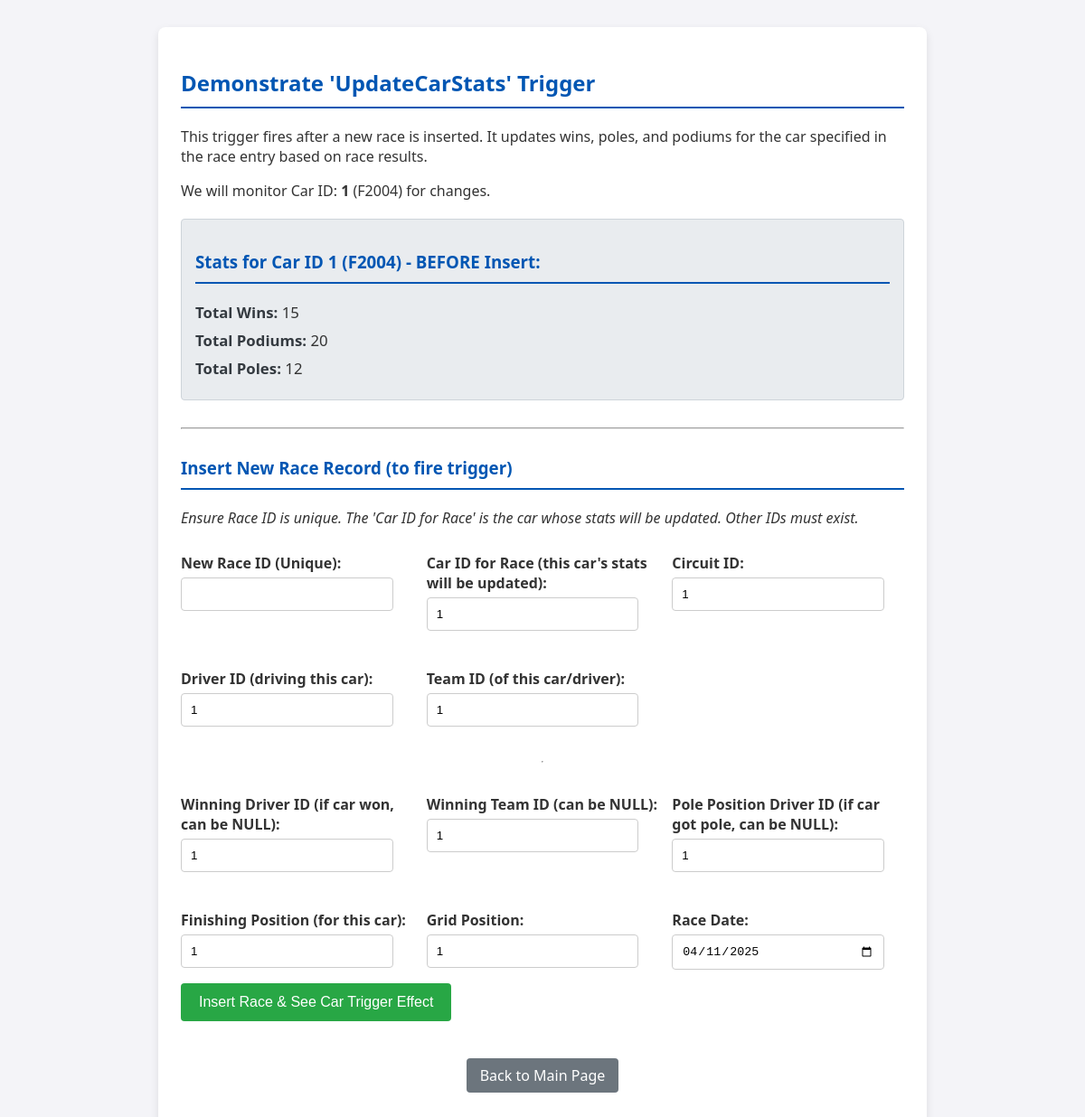
The app's page /f1_project/user/trigger_update_car_stats.php with its own data.
### tables this page shows
CREATE TABLE Car (
    car_id INT PRIMARY KEY,
    car_name CHAR(255) NOT NULL,
    engine_supplier CHAR(100) NOT NULL,
    season INT NOT NULL,
    wins INT DEFAULT 0,
    poles INT DEFAULT 0,
    podiums INT DEFAULT 0
);

### f1_project/user/trigger_update_car_stats.php (the view, shortened to what this page needs)
<?php
$servername = "localhost";
$username = "root";
$password = "";
$dbname = "F1_db";
$conn = new mysqli($servername, $username, $password, $dbname);
function getCarStats($conn_obj, $carId) {
    $stmt = $conn_obj->prepare("SELECT car_name, wins, podiums, poles FROM Car WHERE car_id = ?");
    $stmt->bind_param("i", $carId);
    $stmt->execute();
    $result = $stmt->get_result();
    if ($result->num_rows > 0) {
        $stats = $result->fetch_assoc();
    } else {
        $stats = null;
    }
    return $stats;
}
$car_id_to_watch = 1;
$car_stats_before = getCarStats($conn, $car_id_to_watch);
?>
<!DOCTYPE html>
<html lang="en">
<head>
</head>
<body>
    <div class="container">
        <h2>Demonstrate 'UpdateCarStats' Trigger</h2>
        <p>This trigger fires after a new race is inserted. It updates wins, poles, and podiums for the car specified in the race entry based on race results.</p>
        <p>We will monitor Car ID: <strong><?php echo htmlspecialchars($car_id_to_watch); ?></strong> (<?php echo htmlspecialchars($car_stats_before['car_name'] ?? 'Car not found or error'); ?>) for changes.</p>
        <?php if ($car_stats_before && !is_string($car_stats_before)): ?>
            <div class="stats-box">
                <h3>Stats for Car ID <?php echo htmlspecialchars($car_id_to_watch); ?> (<?php echo htmlspecialchars($car_stats_before['car_name']); ?>) - BEFORE Insert:</h3>
                <p><strong>Total Wins:</strong> <?php echo htmlspecialchars($car_stats_before['wins']); ?></p>
                <p><strong>Total Podiums:</strong> <?php echo htmlspecialchars($car_stats_before['podiums']); ?></p>
                <p><strong>Total Poles:</strong> <?php echo htmlspecialchars($car_stats_before['poles']); ?></p>
            </div>
        <?php endif; ?>
        <hr style="margin: 30px 0;">
        <h3>Insert New Race Record (to fire trigger)</h3>
        <form action="trigger_update_car_stats.php" method="POST">
            <p><em>Ensure Race ID is unique. The 'Car ID for Race' is the car whose stats will be updated. Other IDs must exist.</em></p>
            <div class="form-grid">
                <div>
                    <label for="race_id">New Race ID (Unique):</label>
                    <input type="number" id="race_id" name="race_id" required>
                </div>
                <div>
                    <label for="car_id_for_race">Car ID for Race (this car's stats will be updated):</label>
                    <input type="number" id="car_id_for_race" name="car_id_for_race" value="<?php echo $car_id_to_watch; ?>" required>
                </div>
                 <div>
                    <label for="circuit_id">Circuit ID:</label>
                    <input type="number" id="circuit_id" name="circuit_id" value="1" required>
                </div>
                <div>
                    <label for="driver_id">Driver ID (driving this car):</label>
                    <input type="number" id="driver_id" name="driver_id" value="1" required>
                </div>
                <div>
                    <label for="team_id">Team ID (of this car/driver):</label>
                    <input type="number" id="team_id" name="team_id" value="1" required>
                </div>
                <hr style="grid-column: 1 / -1;">
                <div>
                    <label for="winning_driver_id">Winning Driver ID (if car won, can be NULL):</label>
                    <input type="number" id="winning_driver_id" name="winning_driver_id" value="1">
                </div>
                 <div>
                    <label for="winning_team_id">Winning Team ID (can be NULL):</label>
                    <input type="number" id="winning_team_id" name="winning_team_id" value="1">
                </div>
                <div>
                    <label for="pole_position_driver_id">Pole Position Driver ID (if car got pole, can be NULL):</label>
                    <input type="number" id="pole_position_driver_id" name="pole_position_driver_id" value="1">
                </div>
                <div>
                    <label for="finishing_position">Finishing Position (for this car):</label>
                    <input type="number" id="finishing_position" name="finishing_position" value="1" min="1" required>
                </div>
                <div>
                    <label for="grid_position">Grid Position:</label>
                    <input type="number" id="grid_position" name="grid_position" value="1" min="1" required>
                </div>
                <div>
                    <label for="race_date">Race Date:</label>
                    <input type="date" id="race_date" name="race_date" value="<?php echo date('Y-m-d'); ?>" required>
                </div>
            </div>
            <button type="submit">Insert Race & See Car Trigger Effect</button>
        </form>
        <p style="text-align: center;">
            <a href="index.php" class="back-link">Back to Main Page</a>
        </p>
    </div>
</body>
</html>

### f1_project/user/trigger_update_car_stats.php (style rules this page uses)
body { font-family: 'Segoe UI', Tahoma, Geneva, Verdana, sans-serif; margin: 20px; background-color: #f4f4f8; color: #333; }
.container { background-color: #fff; padding: 25px; border-radius: 8px; box-shadow: 0 4px 10px rgba(0,0,0,0.1); max-width: 800px; margin: 30px auto; }
h2, h3 { color: #0056b3; border-bottom: 2px solid #0056b3; padding-bottom: 10px; margin-bottom: 20px; }
label { display: block; margin-top: 12px; margin-bottom: 5px; font-weight: bold; }
input[type="number"], input[type="date"] { width: calc(100% - 22px); padding: 10px; margin-bottom: 15px; border: 1px solid #ccc; border-radius: 4px; box-sizing: border-box; }
button { background-color: #28a745; color: white; padding: 12px 20px; border: none; border-radius: 4px; cursor: pointer; font-size: 16px; transition: background-color 0.3s ease; }
.stats-box { margin-top: 20px; padding: 15px; background-color: #e9ecef; border-radius: 4px; border: 1px solid #ced4da; }
.stats-box p { margin: 8px 0; font-size: 1.05em; }
.stats-box strong { color: #343a40; }
.form-grid { display: grid; grid-template-columns: repeat(auto-fit, minmax(200px, 1fr)); gap: 15px; }
.back-link { display: inline-block; margin-top: 25px; padding: 8px 15px; background-color: #6c757d; color: white; border-radius: 4px; text-decoration: none; }

### records on screen
car: car_name "F2004", wins "15", podiums "20", poles "12"

### other values on screen
$car_id_to_watch "1"
